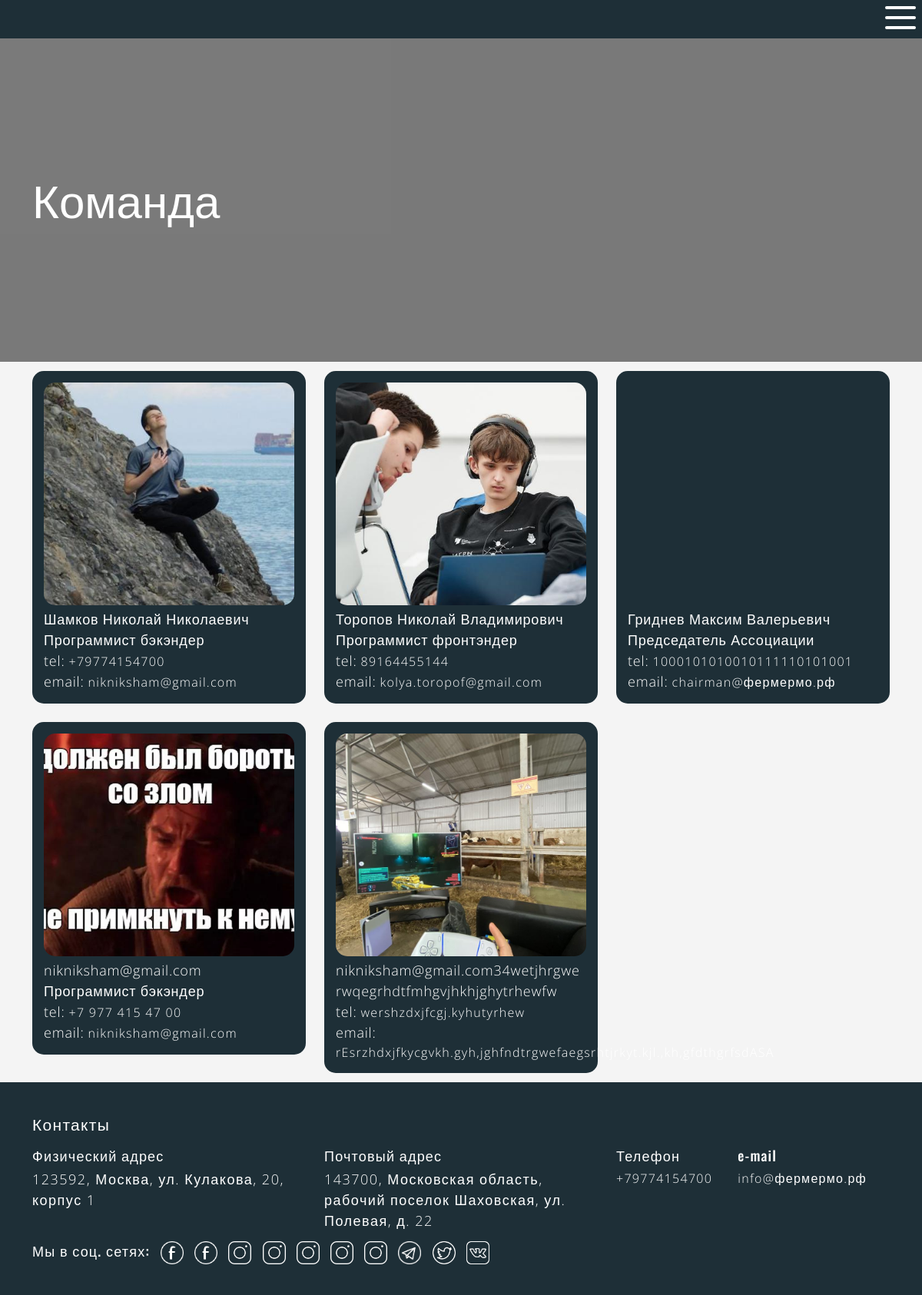
Screenshot of /team (signed in) with the database file from the repository.
### data/smartpage.py (models this page shows, shortened)
class Smartpage(SqlAlchemyBase, SerializerMixin):
    __tablename__ = 'smartpage'
    id = sqlalchemy.Column(sqlalchemy.Integer, primary_key=True, autoincrement=True)
    heading = sqlalchemy.Column(sqlalchemy.String, nullable=True)
    image = sqlalchemy.Column(sqlalchemy.String, nullable=True)
    link = sqlalchemy.Column(sqlalchemy.String, nullable=True)
    created_date = sqlalchemy.Column(sqlalchemy.DateTime, default=datetime.now())
    content = orm.relation('Content')
    author_id = sqlalchemy.Column(sqlalchemy.Integer, sqlalchemy.ForeignKey("user.id"))
    author = orm.relation('User')

### data/user.py (models this page shows, shortened)
class User(SqlAlchemyBase, UserMixin, SerializerMixin):
    __tablename__ = 'user'
    id = sqlalchemy.Column(sqlalchemy.Integer, primary_key=True, autoincrement=True)
    name = sqlalchemy.Column(sqlalchemy.String, nullable=True)
    surname = sqlalchemy.Column(sqlalchemy.String, nullable=True)
    status = sqlalchemy.Column(sqlalchemy.Integer, nullable=True)
    email = sqlalchemy.Column(sqlalchemy.String, index=True, unique=True, nullable=True)
    hashed_password = sqlalchemy.Column(sqlalchemy.String, nullable=True)
    confirmation_time = sqlalchemy.Column(sqlalchemy.DateTime)
    created_date = sqlalchemy.Column(sqlalchemy.DateTime)
    smartpage = orm.relation('Smartpage')
    member = orm.relation('Member')
    content = orm.relation('Content')
    newspage = orm.relation('Newspage')

### run.py (the view)
@application.route("/team")
def team():
    page = get_smartpage_usual(5)
    content, flag_map = get_content_usual(page['id']), False
    flag_map = any([True if cont['type'] == "Map" else flag_map for cont in content])
    return get_render_template('team.html', title=page["heading"], page=page, content=content,
                               flag_map=flag_map)

### data/Inner/ContentInnerAPI.py (called while the page is built)
def get_content_usual(smartpage_id):
    session = db_session.create_session()
    contents = session.query(Content).filter(Content.smartpage_id == smartpage_id).order_by(Content.position).all()
    session.close()
    return [item.to_dict(
        only=('id', 'position', 'heading', 'type', 'image', 'animation_type', 'text', 'tags', 'author_id', 'smartpage_id', "display_type", "display_type_member"))
        for item in contents]

### data/Inner/SmartpageInnerAPI.py (called while the page is built)
def find_by_id(id, session):
    smartpage = session.query(Smartpage).get(id)
    if not smartpage:
        return raise_error(f"Страница не найдена", session), 1
    return smartpage, session

def get_smartpage_usual(smartpage_id):
    session = db_session.create_session()
    smartpage, session = find_by_id(smartpage_id, session)
    if type(smartpage) == dict:
        session.close()
        return smartpage
    session.close()
    return smartpage.to_dict(only=('id', 'link', 'heading', 'image', 'created_date', 'author_id'))

### data/db_session.py (called while the page is built)
def create_session() -> Session:
    global __factory
    return __factory()

### run.py (called while the page is built)
def get_render_template(template, **kwargs):
    return render_template(template, special_params=get_special_params(), **kwargs)

@login_manager.user_loader
def load_user(user_id):
    session = db_session.create_session()
    a = session.query(User).get(user_id)
    session.close()
    return a

def get_special_params():
    global load_new_footer_params, load_new_params, load_seo_params
    if load_new_footer_params:
        load_new_footer_params = False
        set_footer_params()
    if load_new_params:
        load_new_params = False
        set_other_params()
    if load_seo_params:
        load_seo_params = False
        set_seo_params()
    local_special_params = special_params.copy()
    local_special_params["is_admin"] = not current_user.is_anonymous
    return local_special_params

### templates/team.html (shortened to what this page needs)
{% extends "generated-page.html" %}
{% block pageblockext %}
<div class="row">
    {% for worker in special_params["worker"] %}
    <div class="col-xl-4 col-md-6 col-sm-12">
        <div class="teammate">
            <div class="teammate-img" style="background-image: url(/static/img/{{worker['image']}})"></div>
            <p class="teammate-name">{{worker['name']}}</p>
            <p class="teammate-profession">{{worker['profession']}}</p>
            <p class="teammate-contact">tel: </p><a href="tel:+{{worker['phone']}}">{{worker['phone']}}</a><br>
            <p class="teammate-contact">email: </p><a href="mailto:{{worker['email']}}">{{worker['email']}}</a>
        </div>
    </div>
    {% endfor %}
</div>
{% endblock %}

### templates/generated-page.html (shortened to what this page needs)
{% extends "admin-panel.html" %}
{% block head %}
<link href="/static/css/slick.css" rel="stylesheet">
<link href="/static/css/generated-page.css" rel="stylesheet">
<link href="/static/css/subpages.css" rel="stylesheet">
{% endblock %}
{% block pageblock %}
{% block fortext %}
<div class="header-carousel">
    {% for src in page['image'].split('//') %}
    <div class="carousel-head">
        <div class="carousel-head-div">
            <div class="carousel-head-title-div">
                <div class="container">
                    <h1>{{title}}</h1>
                </div>
            </div>
        </div>
    </div>
    {% endfor %}
</div>
{% endblock %}
<div class="container">
    {% block pageblockext %}{% endblock %}
</div>
{% endblock %}

### static/css/style.css (style rules this page uses)
*, *::before, *::after { margin: 0; padding: 0; }
body { padding-top: 50px; min-height: 100vh; background: #f4f4f4; display: flex; flex-direction: column; }
p { font-family: 'Open Sans', sans-serif; font-weight: 300; }
a { font-family: 'Open Sans', sans-serif; font-weight: 300; color: inherit; text-decoration: none; letter-spacing: 1.3px; }
.carousel-head-title-div { position: absolute; width: 100%; height: 100%; display: flex; align-items: center; justify-content: center; color: white; z-index: 3; }
.carousel-head-title-div h1 { font-size: 60px; font-family: 'Oswald', sans-serif; }

### static/css/generated-page.css (style rules this page uses)
p { font-size: 18px; letter-spacing: 0.8px; }
.carousel-head { padding-bottom: 34.6%; overflow: hidden; }
.carousel-head-div { position: absolute; width: 100%; height: 100%; display: flex; align-items: center; }
.carousel-head-div::after { content: ''; position: absolute; top: 0; left: 0; right: 0; bottom: 0; background: rgba(0,0,0,.5); z-index: 2; }
.teammate { background: #1e2f37; color: white; border-radius: 15px; padding: 15px; width: 100%; margin: calc(var(--bs-gutter-x) / 2) 0; }
.teammate p { margin: 0 }
.teammate-img { background-size: cover; background-position: center; width: 100%; padding-bottom: 88.949%; border-radius: 15px; margin-bottom: 5px; }
.teammate-contact { display: inline-block; padding-right: 5px; }
.header-carousel { -webkit-transition: opacity 2000s ease-in-out; -moz-transition: opacity 2000s ease-in-out; -ms-transition: opacity 2000s ease-in-out; -o-transition: opacity 2000s ease-in-out; opacity: 1; }

### rows the page displays
Smartpage: heading "Команда"
User: shows a picture, name "nikniksham@gmail.com", profession "Программист бэкэндер", phone "+7 977 415 47 00", email "nikniksham@gmail.com"

### other values shown
{{ worker['name'] }} "Шамков Николай Николаевич" "Торопов Николай Владимирович" "Гриднев Максим Валерьевич" "nikniksham@gmail.com34wetjhrgwe"
{{ worker['profession'] }} "Программист бэкэндер" "Программист фронтэндер" "Председатель Ассоциации" "rwqegrhdtfmhgvjhkhjghytrhewfw"
{{ worker['phone'] }} "+79774154700" "89164455144" "1000101010010111110101001" "wershzdxjfcgj.kyhutyrhew"
{{ worker['email'] }} "nikniksham@gmail.com" "kolya.toropof@gmail.com" "chairman@фермермо.рф" "rEsrzhdxjfkycgvkh.gyh,jghfndtrgwefaegsrhtjrkyt.kjl.,kh,gfdthgrfsdASA"
{{ special_params["address"][0]["place"] }} "123592, Москва, ул. Кулакова, 20, корпус 1"
{{ special_params["address"][1]["place"] }} "143700, Московская область, рабочий поселок Шаховская, ул. Полевая, д. 22"
{{ phone['number'] }} "+79774154700"
{{ email['email_address'] }} "info@фермермо.рф"
